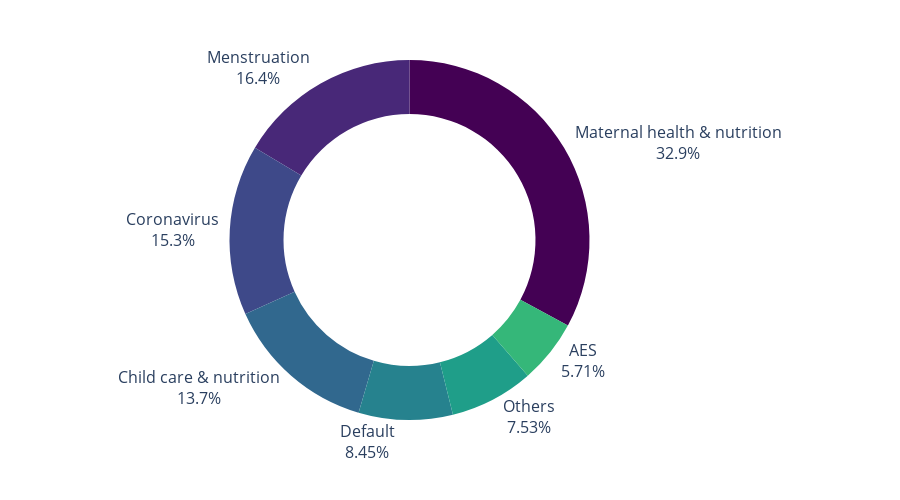

Here is the notebook cell this chart was saved with:
### Markdown cell above
#### Theme Pie-chart

### Code cell
import plotly.express as px
from collections import Counter

themes = gt_df['Selected theme'].str.strip().fillna('default').tolist()
themes = [i if i!='' else 'default' for i in themes]

themes_cnt = Counter()

for theme in themes:
    themes_cnt[theme]+=1
print(themes_cnt)

theme_map = {'matruswasthyaposhan': 'Maternal health & nutrition', 'coronavirus': 'Coronavirus',
             'mahvaari': 'Menstruation', 'shishupaalanposhan':'Child care & nutrition',
             'anyaswasthyajaankari':'Others', 'chamkibukhar':'AES', 'default':'Default'}

eng_themes_cnt = {}

for theme in themes_cnt:
    eng_themes_cnt[theme_map[theme]] = themes_cnt[theme]
    
print(eng_themes_cnt)

# pie_df = pd.DataFrame({'Themes':list(themes_cnt.keys()), 'Counts':list(themes_cnt.values())})
pie_df = pd.DataFrame({'Themes':list(eng_themes_cnt.keys()), 'Counts':list(eng_themes_cnt.values())})
fig = px.pie(pie_df, values='Counts', names='Themes', color_discrete_sequence=px.colors.sequential.Viridis, hole=0.7)
fig.update_layout(
#     title='Date wise normalized distribution of issues in '+ req_st,
    width=900, height=500,
    showlegend=False)
fig.update_traces(textinfo='label+percent', textposition='outside', textfont_size=16)
fig.show()

### Figure 1 — Plotly figure (JSON) as saved in the notebook; plotly's stock layout.template omitted (floating-point values rounded to 4 significant figures)
{"data": [{"domain": {"x": [0, 1], "y": [0, 1]}, "hole": 0.7, "hovertemplate": "Themes=%{label}<br>Counts=%{value}<extra></extra>", "labels": ["Coronavirus", "AES", "Others", "Default", "Child care & nutrition", "Maternal health & nutrition", "Menstruation"], "legendgroup": "", "name": "", "showlegend": true, "textfont": {"size": 16}, "textinfo": "label+percent", "textposition": "outside", "type": "pie", "values": [67, 25, 33, 37, 60, 144, 72]}], "layout": {"height": 500, "legend": {"tracegroupgap": 0}, "margin": {"t": 60}, "piecolorway": ["#440154", "#482878", "#3e4989", "#31688e", "#26828e", "#1f9e89", "#35b779", "#6ece58", "#b5de2b", "#fde725"], "showlegend": false, "width": 900}}
